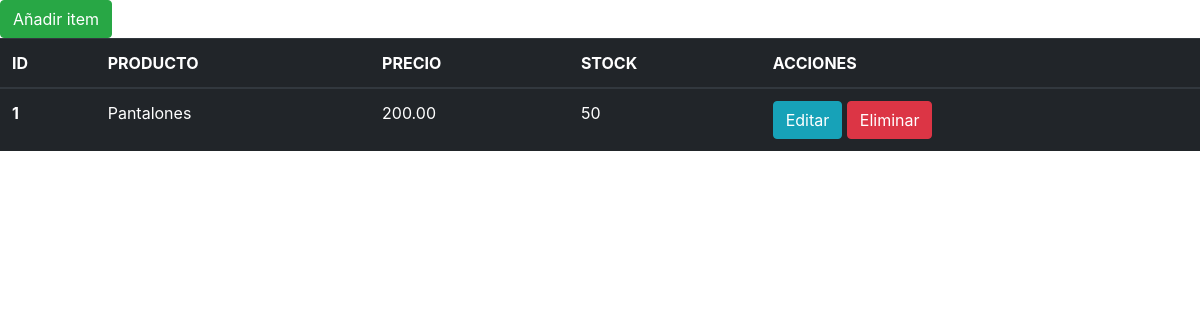
Before: / with the older database file.
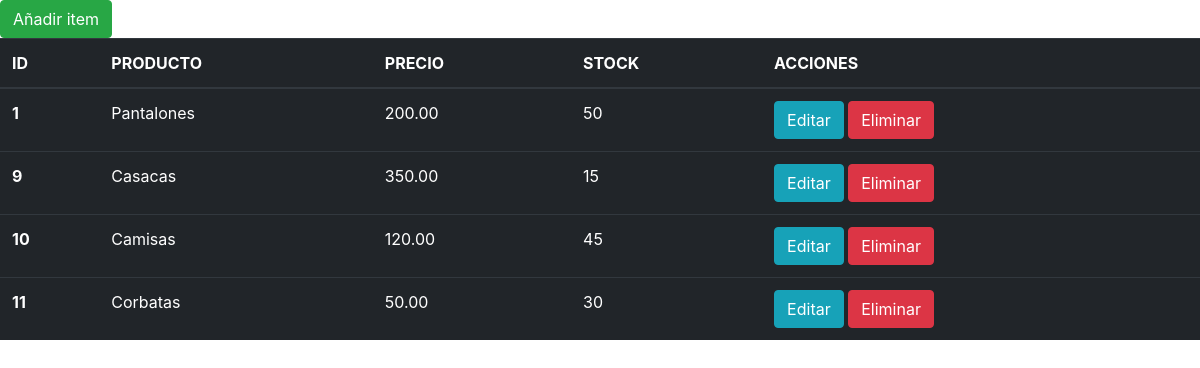
After: the same page with the newer database file.
### clothesapp/models.py (models this page shows, shortened)
class Item(models.Model):
    id = models.AutoField(primary_key=True)
    product = models.CharField(max_length=100)
    price = models.DecimalField( max_digits=6, decimal_places=2,default=0.00)
    stock = models.IntegerField(default=0)

### clothesapp/views.py (the view)
# urls.py: path('', views.init, name='init'),
def init(request):
    item_list = Item.objects.all()
    context = { 'item_list':item_list}
    return render(request, 'index.html', context)

### clothesapp/templates/index.html (shortened to what this page needs)
<!DOCTYPE html>
<html lang="en">
<head>
    <link rel="stylesheet" href="https://cdn.jsdelivr.net/npm/bootstrap@4.0.0/dist/css/bootstrap.min.css"
>
</head>
<body>
<table id="main" class="table table-dark">
    <thead>
        <a class="btn btn-success"   href="{% url 'clothesapp:create' %}" role="button">Añadir item</a>
        <tr>
            <th scope="ID">ID</th>
            <th scope="PRODUCTO">PRODUCTO</th>
            <th scope="PRECIO">PRECIO</th>
            <th scope="STOCK">STOCK</th>
            <th scope="ACCIONES">ACCIONES</th>
        </tr>
    </thead>
    <tbody>
{% for item in item_list %}
        <tr>
            <th scope="row">{{item.id}}</th>
            <td>{{item.product}}</td>
            <td>{{item.price}}</td>
            <td>{{item.stock}}</td>
            <td>
            <a class="btn btn-info" href="{% url 'clothesapp:update' item.id %}" role="button">Editar</a>
            <a class="btn btn-danger" href="{% url 'clothesapp:delete' item.id %}" role="button">Eliminar</a>
            </td>
        </tr>
{% endfor %}
    </tbody>
</table>
</body>
</html>

Changed rows visible on the page:
added Item: id "9", product "Casacas", price "350.00", stock "15"
added Item: id "10", product "Camisas", price "120.00", stock "45"
added Item: id "11", product "Corbatas", price "50.00", stock "30"
